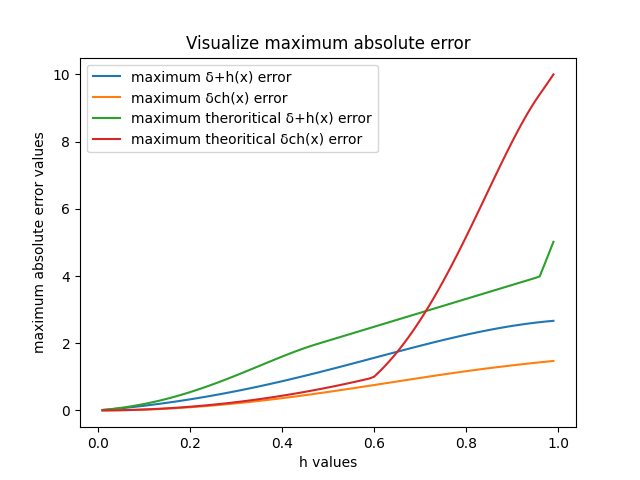

The script that saved this image:
import numpy as np
import math
import matplotlib.pyplot as plt

# returning double derivative
def fdd(x):
    return 2 * (math.cos(x * x) - 2 * x * x * math.sin(x * x))

# returning triple derivative
def ftd(x):
    return -4 * x * (3 * math.sin(x * x) + 2 * x * x * math.cos(x * x))

# using function graph to plot both derivative functions
def graph():
    # taking 1000 points in the interval
    xvalues = np.arange(0,1,0.001)
    # for h values in range of 0 and 1 
    xhvalues = np.arange(0,1,0.01)
    # neglecting 0
    xhvalues = xhvalues[1:]
    # initialising y values
    yhvaluespls = []
    yhvaluesc = []
    ytplusval = []
    ytcval = []
    # for all h
    for h in xhvalues:
        actual = []
        f_plus = []
        f_tplus = []
        ftc = []
        fc = []
        # for all values in xvalues finding both the derivatives
        for val in xvalues:
            actual.append(2*val*math.cos(val**2))
            f_plus.append((math.sin((val+h)**2) - math.sin(val ** 2))/ h)
            fc.append((math.sin((val+h)**2) - math.sin((val-h)**2))/ (h*2))
            e = np.arange(0, h+h/100, h/10)
            # for all values in 0 to h in 100 distributions
            max_tf = 0
            max_tc = 0
            # finding the maximum corresponding error
            for eval in e:
                max_tf = max(max_tf, abs(fdd(val+eval)))
                max_tc = max(max_tc, abs(ftd(val + eval)))
            # appending it in error
            f_tplus.append(max_tf)
            ftc.append(max_tc)
        # making all np arrays
        f_plus = np.array(f_plus)
        fc = np.array(fc)
        f_tplus = np.array(f_tplus)
        ftc = np.array(ftc)
        # finding max values of plus and c in difference
        ytplusval.append(max(f_tplus)*h/2)
        ytcval.append(max(ftc)*h*h/6)
        yhvaluespls.append(max(abs(actual-f_plus)))
        yhvaluesc.append(max(abs(actual-fc)))
    # plotting the graph with title and legend
    plt.plot(xhvalues, yhvaluespls, label = "maximum δ+h(x) error")
    plt.plot(xhvalues, yhvaluesc, label = "maximum δch(x) error")
    plt.plot(xhvalues, ytplusval, label = "maximum theroritical δ+h(x) error")
    plt.plot(xhvalues, ytcval, label = "maximum theoritical δch(x) error")
    plt.xlabel("h values")
    plt.ylabel("maximum absolute error values")
    plt.title("Visualize maximum absolute error")
    plt.legend()
    # showing the figure
    plt.savefig("q3.png")
    plt.show()

# test
graph()